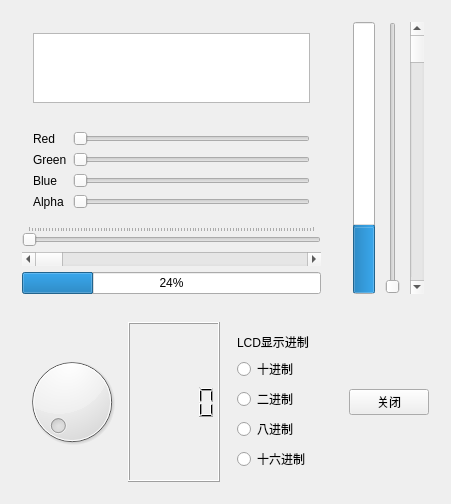
<?xml version="1.0" encoding="UTF-8"?>
<ui version="4.0">
 <class>Widget</class>
 <widget class="QWidget" name="Widget">
  <property name="geometry">
   <rect>
    <x>0</x>
    <y>0</y>
    <width>451</width>
    <height>327</height>
   </rect>
  </property>
  <property name="windowTitle">
   <string>Widget</string>
  </property>
  <layout class="QGridLayout" name="gridLayout_3">
   <item row="0" column="0">
    <widget class="QWidget" name="widget" native="true">
     <layout class="QGridLayout" name="gridLayout_4">
      <item row="0" column="0">
       <widget class="QWidget" name="widget_6" native="true">
        <layout class="QHBoxLayout" name="horizontalLayout_3">
         <item>
          <widget class="QTextEdit" name="textEdit"/>
         </item>
        </layout>
       </widget>
      </item>
      <item row="1" column="0">
       <widget class="QWidget" name="widget_5" native="true">
        <layout class="QGridLayout" name="gridLayout">
         <item row="0" column="1">
          <widget class="QSlider" name="SliderRed">
           <property name="orientation">
            <enum>Qt::Horizontal</enum>
           </property>
          </widget>
         </item>
         <item row="2" column="1">
          <widget class="QSlider" name="SliderBlue">
           <property name="orientation">
            <enum>Qt::Horizontal</enum>
           </property>
          </widget>
         </item>
         <item row="3" column="1">
          <widget class="QSlider" name="SliderAlpha">
           <property name="orientation">
            <enum>Qt::Horizontal</enum>
           </property>
          </widget>
         </item>
         <item row="1" column="0">
          <widget class="QLabel" name="label_2">
           <property name="text">
            <string>Green</string>
           </property>
          </widget>
         </item>
         <item row="3" column="0">
          <widget class="QLabel" name="label_4">
           <property name="text">
            <string>Alpha</string>
           </property>
          </widget>
         </item>
         <item row="1" column="1">
          <widget class="QSlider" name="SliderGreen">
           <property name="orientation">
            <enum>Qt::Horizontal</enum>
           </property>
          </widget>
         </item>
         <item row="0" column="0">
          <widget class="QLabel" name="label">
           <property name="text">
            <string>Red</string>
           </property>
          </widget>
         </item>
         <item row="2" column="0">
          <widget class="QLabel" name="label_3">
           <property name="text">
            <string>Blue</string>
           </property>
          </widget>
         </item>
        </layout>
       </widget>
      </item>
      <item row="2" column="0">
       <widget class="QSlider" name="horizontalSlider_5">
        <property name="orientation">
         <enum>Qt::Horizontal</enum>
        </property>
        <property name="tickPosition">
         <enum>QSlider::TicksAbove</enum>
        </property>
       </widget>
      </item>
      <item row="3" column="0">
       <widget class="QScrollBar" name="horizontalScrollBar">
        <property name="orientation">
         <enum>Qt::Horizontal</enum>
        </property>
       </widget>
      </item>
      <item row="4" column="0">
       <widget class="QProgressBar" name="progressBar">
        <property name="value">
         <number>24</number>
        </property>
       </widget>
      </item>
     </layout>
    </widget>
   </item>
   <item row="0" column="1">
    <widget class="QWidget" name="widget_3" native="true">
     <layout class="QHBoxLayout" name="horizontalLayout_2">
      <item>
       <widget class="QProgressBar" name="progressBar_2">
        <property name="value">
         <number>24</number>
        </property>
        <property name="orientation">
         <enum>Qt::Vertical</enum>
        </property>
       </widget>
      </item>
      <item>
       <widget class="QSlider" name="verticalSlider">
        <property name="orientation">
         <enum>Qt::Vertical</enum>
        </property>
       </widget>
      </item>
      <item>
       <widget class="QScrollBar" name="verticalScrollBar">
        <property name="orientation">
         <enum>Qt::Vertical</enum>
        </property>
       </widget>
      </item>
     </layout>
    </widget>
   </item>
   <item row="1" column="0">
    <widget class="QWidget" name="widget_2" native="true">
     <layout class="QHBoxLayout" name="horizontalLayout">
      <item>
       <widget class="QDial" name="dial"/>
      </item>
      <item>
       <widget class="QLCDNumber" name="LCDDisplay"/>
      </item>
      <item>
       <widget class="QWidget" name="widget_7" native="true">
        <layout class="QVBoxLayout" name="verticalLayout">
         <item>
          <widget class="QLabel" name="label_5">
           <property name="text">
            <string>LCD显示进制</string>
           </property>
          </widget>
         </item>
         <item>
          <widget class="QRadioButton" name="radioBtnDec">
           <property name="text">
            <string>十进制</string>
           </property>
          </widget>
         </item>
         <item>
          <widget class="QRadioButton" name="radioBtnBin">
           <property name="text">
            <string>二进制</string>
           </property>
          </widget>
         </item>
         <item>
          <widget class="QRadioButton" name="radioBtnOct">
           <property name="text">
            <string>八进制</string>
           </property>
          </widget>
         </item>
         <item>
          <widget class="QRadioButton" name="radioBtnHex">
           <property name="text">
            <string>十六进制</string>
           </property>
          </widget>
         </item>
        </layout>
       </widget>
      </item>
     </layout>
    </widget>
   </item>
   <item row="1" column="1">
    <widget class="QWidget" name="widget_4" native="true">
     <layout class="QGridLayout" name="gridLayout_2">
      <item row="0" column="0">
       <widget class="QPushButton" name="btnClose">
        <property name="text">
         <string>关闭</string>
        </property>
       </widget>
      </item>
     </layout>
    </widget>
   </item>
  </layout>
 </widget>
 <layoutdefault spacing="6" margin="11"/>
 <resources/>
 <connections/>
</ui>
